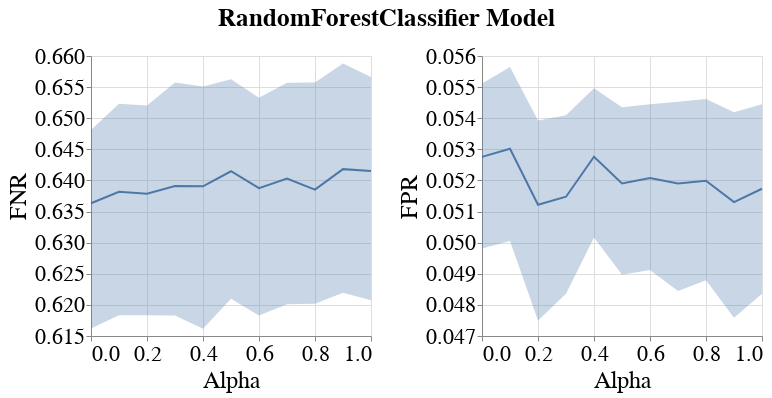

Notebook source saved alongside this figure:
### Code cell
visualizer.create_subgroup_metrics_line_band_plot(model_name=MODEL_NAMES[0],
                                                  subgroup_metrics=['FNR', 'FPR'])
